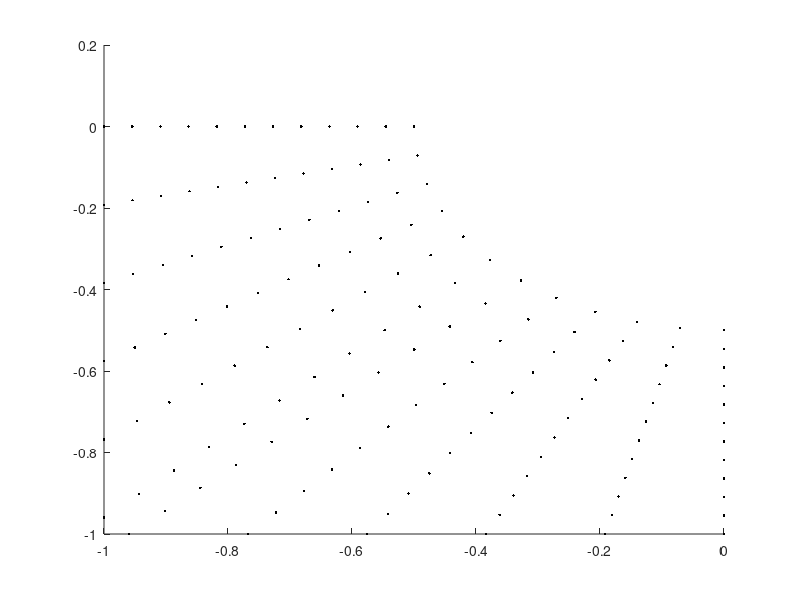

Source code (MATLAB): (Note: this script raises an error after producing the figure.)

clc
clear all
close all

% Assume that the points are written to a file in a round like order ...
% like -> lastPoint_boundary_i = firstPoint_boundary_i+1

fileHandle = fopen( 'geometry_2_1.txt', 'r' );

% Read four boundaries
for q = 1 : 4

    boundaries( q ).xx = [];
    boundaries( q ).yy = [];
    
    while ( true )
        
        tline = fgetl( fileHandle );
        if strcmp( tline, '---' )
            % go to next boundary
            break
        end
        
        if ischar( tline )
            xy = str2num( tline );
            boundaries( q ).xx( end + 1 ) = xy( 1 );
            boundaries( q ).yy( end + 1 ) = xy( 2 );
        end
        
    end
    
end

% complete end points ( last_i = first_i+1 )
for q = 1 : 4
    b_size = size( boundaries( q ).xx );
    len_i = b_size( 2 );
    
%     boundaries( q ).xx( 1, end + 1 ) = ...
%         boundaries( rem( q , 4 ) + 1 ).xx( 1, 1 );
%     
%     boundaries( q ).yy( 1, end + 1 ) = ...
%         boundaries( rem( q , 4 ) + 1 ).yy( 1, 1 );
    
    boundaries( q ).size = len_i;
end

% correct the direction of the boundaries 
% left must go from bottom to top
% top must go from left to right
boundaries( 1 ).xx = flip( boundaries( 1 ).xx );
boundaries( 1 ).yy = flip( boundaries( 1 ).yy );

boundaries( 4 ).xx = flip( boundaries( 4 ).xx );
boundaries( 4 ).yy = flip( boundaries( 4 ).yy );

disp( boundaries );


% define each boundary using piecewise segments
for q = 1 : 4
    boundaries( q ).x_geo = [];
    boundaries( q ).y_geo = [];
    
    % calculate udir and len
    for i = 1 : ( boundaries( q ).size - 1 )
        x_p0 = boundaries( q ).xx( i );
        x_p1 = boundaries( q ).xx( i + 1 );
        y_p0 = boundaries( q ).yy( i );
        y_p1 = boundaries( q ).yy( i + 1 );
        
        dx = x_p1 - x_p0; dy = y_p1 - y_p0;
        len = sqrt( dx^2 + dy^2 );
        
        ux = dx / len; uy = dy / len;
        l_geo_x = [x_p0, ux, len];
        l_geo_y = [y_p0, uy, len];
        
        boundaries( q ).x_geo( end + 1, : ) = l_geo_x;
        boundaries( q ).y_geo( end + 1, : ) = l_geo_y;
    end
end

% define grid dimensions ( xi=e, eta=n )
Ne = 11;
Nn = 11;

de = 1 / Ne;
dn = 1 / Nn;

ee = linspace( 0, 1, Ne + 1 );
nn = linspace( 0, 1, Nn + 1 );

xx_g = zeros( Nn + 1, Ne + 1 );
yy_g = zeros( Nn + 1, Ne + 1 );

for i = 1 : ( Ne + 1 )
    
   for j = 1 : ( Nn + 1 )
      
       e = ee( i );
       n = nn( j );
       
       indxs_e = zeros( 1, 4 );
       indxs_n = zeros( 1, 4 );
       
       % calculate the index of which segment to use for each boundary
       for s = 1 : 4
           n_segments = boundaries( s ).size - 1;
           b_d = 1 / n_segments;
           
           indxs_e( s ) = floor( e / b_d ) + 1;
           if indxs_e( s ) > n_segments
               indxs_e( s ) = n_segments;
           end
           
           indxs_n( s ) = floor( n / b_d ) + 1;
           if indxs_n( s ) > n_segments
               indxs_n( s ) = n_segments;
           end
       end
      
       xl = 0; yl = 0;
       xr = 0; yr = 0;
       xb = 0; yb = 0;
       xt = 0; yt = 0;
       
       xb_0 = boundaries( 2 ).xx( 1 ); yb_0 = boundaries( 2 ).yy( 1 );
       xb_1 = boundaries( 2 ).xx( end ); yb_1 = boundaries( 2 ).yy( end );
       
       xt_0 = boundaries( 4 ).xx( 1 ); yt_0 = boundaries( 4 ).yy( 1 );
       xt_1 = boundaries( 4 ).xx( end ); yt_1 = boundaries( 4 ).yy( end );
       
       % calculate xl, xr, xb and xt using the appropiate boundaries
       for s = 1 : 4
           
           n_segments = boundaries( s ).size - 1;
           b_d = 1 / n_segments;
           
           switch s
               
               case 1
                   seg_params_x = boundaries( s ).x_geo( indxs_n( s ), : );
                   seg_params_y = boundaries( s ).y_geo( indxs_n( s ), : );
                   
                   x_p0 = seg_params_x( 1 ); y_p0 = seg_params_y( 1 );
                   udx = seg_params_x( 2 ); udy = seg_params_y( 2 );
                   lenx = seg_params_x( 3 ); leny = seg_params_y( 3 );
                   
                   xl = x_p0 + ( n - ( indxs_n( s ) - 1 ) * b_d ) * n_segments * udx * lenx;
                   yl = y_p0 + ( n - ( indxs_n( s ) - 1 ) * b_d ) * n_segments * udy * leny;
                   
               case 2
                   seg_params_x = boundaries( s ).x_geo( indxs_e( s ), : );
                   seg_params_y = boundaries( s ).y_geo( indxs_e( s ), : );
                   
                   x_p0 = seg_params_x( 1 ); y_p0 = seg_params_y( 1 );
                   udx = seg_params_x( 2 ); udy = seg_params_y( 2 );
                   lenx = seg_params_x( 3 ); leny = seg_params_y( 3 );
                   
                   xb = x_p0 + ( e - ( indxs_e( s ) - 1 ) * b_d ) * n_segments * udx * lenx;
                   yb = y_p0 + ( e - ( indxs_e( s ) - 1 ) * b_d ) * n_segments * udy * leny;
                   
               case 3
                   seg_params_x = boundaries( s ).x_geo( indxs_n( s ), : );
                   seg_params_y = boundaries( s ).y_geo( indxs_n( s ), : );
                   
                   x_p0 = seg_params_x( 1 ); y_p0 = seg_params_y( 1 );
                   udx = seg_params_x( 2 ); udy = seg_params_y( 2 );
                   lenx = seg_params_x( 3 ); leny = seg_params_y( 3 );
                   
                   xr = x_p0 + ( n - ( indxs_n( s ) - 1 ) * b_d ) * n_segments * udx * lenx;
                   yr = y_p0 + ( n - ( indxs_n( s ) - 1 ) * b_d ) * n_segments * udy * leny;
                   
               case 4
                   seg_params_x = boundaries( s ).x_geo( indxs_e( s ), : );
                   seg_params_y = boundaries( s ).y_geo( indxs_e( s ), : );
                   
                   x_p0 = seg_params_x( 1 ); y_p0 = seg_params_y( 1 );
                   udx = seg_params_x( 2 ); udy = seg_params_y( 2 );
                   lenx = seg_params_x( 3 ); leny = seg_params_y( 3 );
                   
                   xt = x_p0 + ( e - ( indxs_e( s ) - 1 ) * b_d ) * n_segments * udx * lenx;
                   yt = y_p0 + ( e - ( indxs_e( s ) - 1 ) * b_d ) * n_segments * udy * leny;
           end
           
       end
       
       x = ( 1 - e ) * xl + ( e ) * xr + ( 1 - n ) * xb + ( n ) * xt - ...
           ( 1 - n ) * ( 1 - e ) * xb_0 - ( 1 - e ) * n * xt_0 - ...
           ( 1 - n ) * e * xb_1 - n * e * xt_1;

       y = ( 1 - e ) * yl + ( e ) * yr + ( 1 - n ) * yb + ( n ) * yt - ...
           ( 1 - n ) * ( 1 - e ) * yb_0 - ( 1 - e ) * n * yt_0 - ...
           ( 1 - n ) * e * yb_1 - n * e * yt_1;
       
       xx_g( i, j ) = x; yy_g( i, j ) = y;
       
   end
    
end

figure(1)
%axis( [-1,1,-1,1] )
axis auto
hold on

for i = 1 : size( xx_g, 1 )
   
    for j = 1 : size( xx_g, 2 )
       
        plot( xx_g( i, j ) , yy_g( i, j ), 'k.' )
        
    end
    
end

plotGrid( xx_g, yy_g ) 

for s = 1 : 4
    plot( boundaries( s ).xx, boundaries( s ).yy, 'b' )
end

function plotGrid( xg, yg )

    for i = 1 : size( xg, 1 ) 
       
        for j = 1 : size( xg, 2 )
           
            if i > 1
                plot( [ xg( i - 1, j ), xg( i, j ) ], ...
                      [ yg( i - 1, j ), yg( i, j ) ], 'k' );
            end
            if j > 1
                plot( [ xg( i, j - 1 ), xg( i, j ) ], ...
                      [ yg( i, j - 1 ), yg( i, j ) ], 'k' );
            end
            
            if i < size( xg, 1 )
                plot( [ xg( i + 1, j ), xg( i, j ) ], ...
                      [ yg( i + 1, j ), yg( i, j ) ], 'k' );
            end
            if j < size( xg, 2 )
                plot( [ xg( i, j + 1 ), xg( i, j ) ], ...
                      [ yg( i, j + 1 ), yg( i, j ) ], 'k' );
            end
            
        end
        
    end

end


